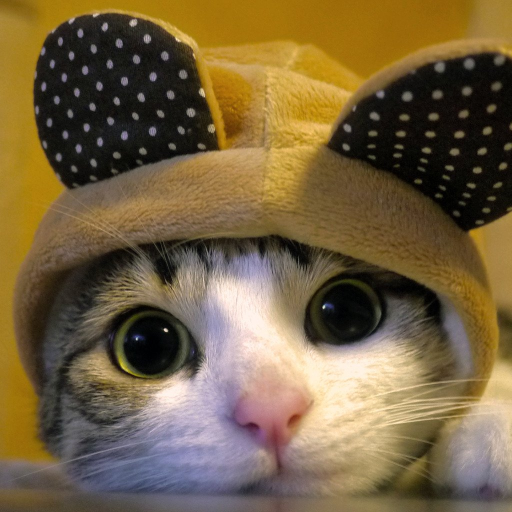
#> input picture task2/cat.jpg, 1024 x 1024 px, found by its file name (shown at 1/2 size)
$ jupyter execute task2.ipynb
#> lines starting #> are read from the running program, lines starting #| are printed output that depends on the picture
[cell 1]
import numpy as np
import cv2
from IPython.display import display
from PIL import Image

[cell 2]
image = cv2.imread('/Users/dilshod/Downloads/cat.jpg')
#> image is the input picture: shape (1024, 1024, 3); mean B, G, R 65.6, 98.4, 118
cv2.circle(image,(300,680), 70, (0,0,255), 5)
cv2.circle(image,(690,620), 60, (0,0,255), 5)
pts = np.array([[100,380],[70,200],[110,60],[200,30],[350,50],[450,270]], np.int32)
pts = pts.reshape((-1,1,2))
cv2.polylines(image,[pts],True,(0,255,0))
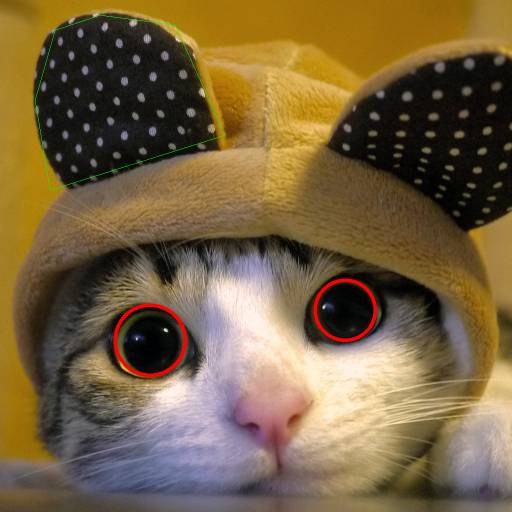
#> image: shape (1024, 1024, 3) (shown at 1/2 size); mean B, G, R 65.4, 98.4, 119.1
display(Image.fromarray(image))
cv2.imwrite('cat_processed.jpg', image)
#> Out = True
